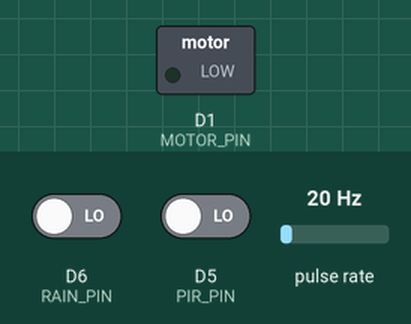
This sketch was run on a simulated ESP8266 (NodeMCU). Parts: switched loads named in the sketch (green lamp = pin HIGH). Wiring (inferred from the names in the program): pulse sensor: data D2. The test bench sets the inputs (shaded band); at power-on: D5 (PIR_PIN) LOW, D6 (RAIN_PIN) LOW, pulse rate 20 Hz. WiFi joins after 1.5 s; servers stay silent unless stated; web services answer with replies made up by the test bench; what the sketch prints to the serial monitor is not drawn.

Above: at 2.7 s.
2.8 s: D5 (PIR_PIN) driven HIGH
At 3.2 s:
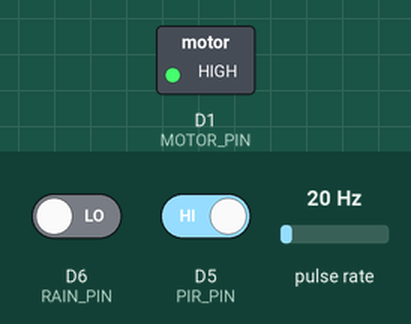
Timing chart, 0 to 5.8 s (numbered marks = the images above; inputs shaded):
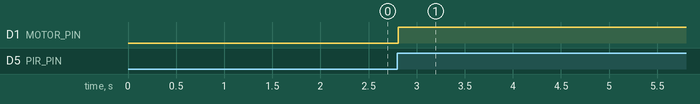

The sketch:

monitor.ino
```cpp
#include <ESP8266WiFi.h>
#include <ESP8266HTTPClient.h>
#include <WiFiClientSecure.h>

#define PIR_PIN    D5
#define RAIN_PIN   D6
#define MOTOR_PIN  D1
#define FLOW_PIN   D2

const char* ssid = "abhi";
const char* password = "abhi2004";
const char* pushToken = "o.i5QgOmtIuDXjA5E9Owjfn43MFJ48Xc6Q";

unsigned long lastPush = 0;
const unsigned long cooldown = 3000;

unsigned long lastMotionTime = 0;
const unsigned long motionTimeout = 5000;

bool motorState = false;

// ===== FLOW VARIABLES =====
volatile unsigned long pulseCount = 0;
unsigned long lastFlowCheck = 0;
float flowRate = 0;

// Interrupt for flow sensor
void IRAM_ATTR flowPulse() {
  pulseCount++;
}

void sendPush(String message) {
  WiFiClientSecure client;
  client.setInsecure();
  HTTPClient https;

  if (https.begin(client, "https://api.pushbullet.com/v2/pushes")) {
    https.addHeader("Content-Type", "application/json");
    https.addHeader("Access-Token", pushToken);

    String payload = "{";
    payload += "\"type\":\"note\",";
    payload += "\"title\":\"Washroom Alert 🚨\",";
    payload += "\"body\":\"" + message + "\"";
    payload += "}";

    https.POST(payload);
    https.end();
  }
}

void setup() {
  Serial.begin(9600);

  pinMode(PIR_PIN, INPUT);
  pinMode(RAIN_PIN, INPUT);
  pinMode(MOTOR_PIN, OUTPUT);
  pinMode(FLOW_PIN, INPUT_PULLUP);

  digitalWrite(MOTOR_PIN, LOW);

  attachInterrupt(digitalPinToInterrupt(FLOW_PIN), flowPulse, FALLING);

  WiFi.begin(ssid, password);
  while (WiFi.status() != WL_CONNECTED) {
    delay(500);
  }
}

void loop() {

  bool waterDetected = (digitalRead(RAIN_PIN) == LOW);
  bool motionDetected = (digitalRead(PIR_PIN) == HIGH);

  // ===============================
  // FLOW CALCULATION (Every 1 sec)
  // ===============================
  if (millis() - lastFlowCheck >= 1000) {

    noInterrupts();
    unsigned long pulses = pulseCount;
    pulseCount = 0;
    interrupts();

    flowRate = (pulses / 5880.0) * 60.0;

    Serial.print("Flow Rate (L/min): ");
    Serial.println(flowRate);

    lastFlowCheck = millis();
  }


 if (motionDetected) {
  lastMotionTime = millis();

  if (!motorState) {
    digitalWrite(MOTOR_PIN, HIGH);
    motorState = true;
  }
}

if (motorState && millis() - lastMotionTime > motionTimeout) {
  digitalWrite(MOTOR_PIN, LOW);
  motorState = false;
}

  // 🔹 ORIGINAL RAIN SENSOR PUSH

  if (waterDetected && millis() - lastPush > cooldown) {

    if (motionDetected) {
      sendPush("All Good");
    } else {
      sendPush("Water is leaking and the person is NOT in the restroom ⚠️");
    }

    lastPush = millis();
  }

  // ===============================
  // ✅ SMART LEAK DETECTION (FLOW SENSOR)
  // ===============================

  if (!motionDetected && flowRate > 0.1 && millis() - lastPush > cooldown) {
    sendPush("Leak Detected! Water flowing without person ⚠️");
    lastPush = millis();
  }

  delay(50);
}
```

Measured:
- after the input at 2.8 s, D1 (MOTOR_PIN): LOW → HIGH at once
